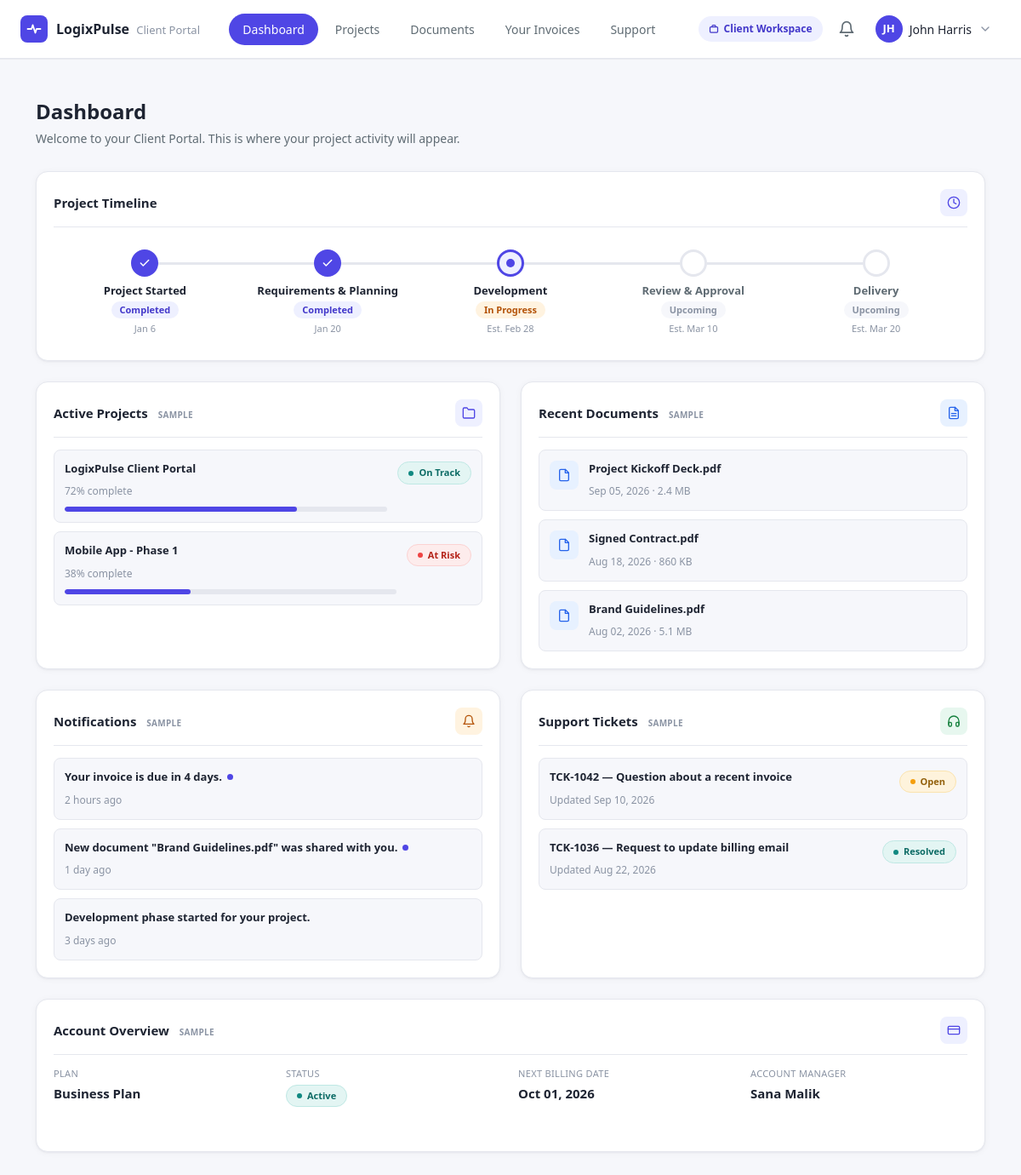
The page /client-portal-dashboard/index.php (signed in) on the database its author committed.
### tables this page shows
CREATE TABLE IF NOT EXISTS timeline_steps (
    id          INT AUTO_INCREMENT PRIMARY KEY,
    client_id   INT NOT NULL,
    step_order  INT NOT NULL,
    title       VARCHAR(150) NOT NULL,
    date_label  VARCHAR(50) NOT NULL,
    INDEX idx_timeline_steps_client_id (client_id),
    FOREIGN KEY (client_id) REFERENCES users(id) ON DELETE CASCADE
);

### client-portal-dashboard/index.php (the view, shortened to what the rows shown need)
<?php
require_once __DIR__ . '/includes/timeline.php';
$client_id = $_SESSION['client_id'] ?? $_SESSION['user_id'] ?? 1;
$clientId = (int)$client_id;
 $timeline = getClientTimeline($client_id);
include 'includes/header.php';
?>
<main class="dashboard">
    <div class="container py-4 py-md-5">
        <section id="dashboard" class="app-section active" data-section="dashboard">
            <div class="dashboard-heading">
                <h1>Dashboard</h1>
            </div>
            <div class="row g-4 mb-4">
                <article class="col-12">
                    <div class="dashboard-card timeline-card">
                        <div class="card-header">
                            <h2>Project Timeline</h2>
                        </div>
                        <div class="timeline-scroll">
                            <?php if ($timeline): ?>
                            <ol class="timeline-track" style="--timeline-progress: <?php echo $timeline['progress']; ?>%; --timeline-steps: <?php echo count($timeline['steps']); ?>;">
                                <?php foreach ($timeline['steps'] as $step): ?>
                                <li class="timeline-step is-<?php echo $step['status']; ?>">
                                    <span class="timeline-dot" aria-hidden="true">
                                        <?php if ($step['status'] === 'completed'): ?>
                                            <svg viewBox="0 0 24 24" fill="none" stroke="currentColor" stroke-width="2.5" stroke-linecap="round" stroke-linejoin="round"><polyline points="20 6 9 17 4 12"></polyline></svg>
                                        <?php elseif ($step['status'] === 'current'): ?>
                                            <span class="timeline-dot-pulse"></span>
                                        <?php endif; ?>
                                    </span>
                                    <span class="timeline-title"><?php echo htmlspecialchars($step['title']); ?></span>
                                    <span class="timeline-status"><?php echo htmlspecialchars($step['status_label']); ?></span>
                                    <span class="timeline-date"><?php echo htmlspecialchars($step['date_label']); ?></span>
                                </li>
                                <?php endforeach; ?>
                            </ol>
                            <?php elseif (!$clientId): ?>
                                <p class="card-empty-hint">Log in to view your project timeline.</p>
                            <?php else: ?>
                                <p class="card-empty-hint">No timeline data found for this client.</p>
                            <?php endif; ?>
                        </div>
                    </div>
                </article>
            </div>
            <div class="row g-4">
                <article class="col-12 col-md-6">
                    <div class="dashboard-card h-100">
                        <div class="card-header">
                            <h2>Active Projects <span class="dummy-data-flag">Sample</span></h2>
                        </div>
                    </div>
                </article>
                <article class="col-12 col-md-6">
                    <div class="dashboard-card h-100">
                        <div class="card-header">
                            <h2>Recent Documents <span class="dummy-data-flag">Sample</span></h2>
                        </div>
                    </div>
                </article>
                <article class="col-12 col-md-6">
                    <div class="dashboard-card h-100">
                        <div class="card-header">
                            <h2>Notifications <span class="dummy-data-flag">Sample</span></h2>
                        </div>
                    </div>
                </article>
                <article class="col-12 col-md-6">
                    <div class="dashboard-card h-100">
                        <div class="card-header">
                            <h2>Support Tickets <span class="dummy-data-flag">Sample</span></h2>
                        </div>
                    </div>
                </article>
                <article class="col-12">
                    <div class="dashboard-card">
                        <div class="card-header">
                            <h2>Account Overview <span class="dummy-data-flag">Sample</span></h2>
                        </div>
                    </div>
                </article>
            </div>
        </section>
    </div>
</main>
</body>
</html>

### rows shown on the page
timeline_steps: title "Project Started", status_label "Completed", date_label "Jan 6"
timeline_steps: title "Requirements & Planning", status_label "Completed", date_label "Jan 20"
timeline_steps: title "Development", status_label "In Progress", date_label "Est. Feb 28"
timeline_steps: title "Review & Approval", status_label "Upcoming", date_label "Est. Mar 10"
timeline_steps: title "Delivery", status_label "Upcoming", date_label "Est. Mar 20"

### other values the page prints
$userInitials "JH"
$userName "John Harris"
$project['name'] "LogixPulse Client Portal"
$project['progress'] "72"
$project['status'] "On Track"
$project['name'] "Mobile App - Phase 1"
$project['progress'] "38"
$project['status'] "At Risk"
$doc['name'] "Project Kickoff Deck.pdf"
$doc['date'] "Sep 05, 2026"
$doc['size'] "2.4 MB"
$doc['name'] "Signed Contract.pdf"
$doc['date'] "Aug 18, 2026"
$doc['size'] "860 KB"
$doc['name'] "Brand Guidelines.pdf"
